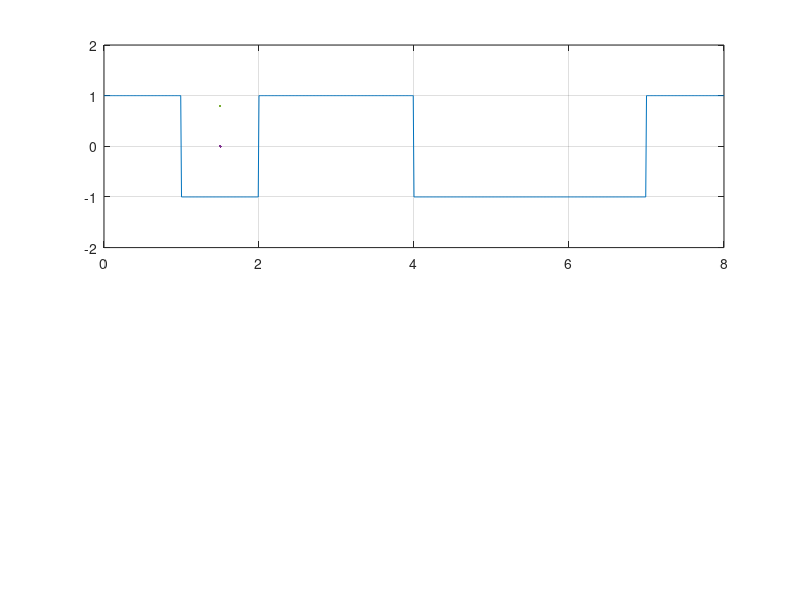

MATLAB code to generate this figure:
clear;
clc;
b = [0 1 0 0 1 1 1 0];
n = length(b);
t = 0:.01:n;
for i = 1:n
    if (b(i) == 0)
        bw(i*100:(i+1)*100) = 1;
    else
        bw(i*100:(i+1)*100) = -1;
    end
end

bw = bw(100:end);
subplot(2,1,1)
plot(t,bw,LineWidth=1.5, Color=[0 0 0 .8]);
grid on ;
axis([0 n -2 +2])